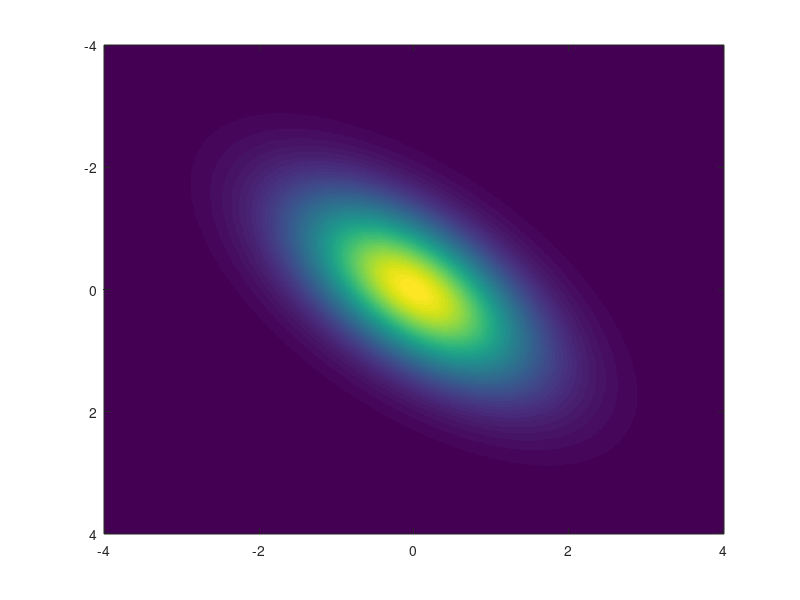

The MATLAB source for this figure: (Note: this script raises an error after producing the figure.)
% testmvnpdf.m
% This script serves as a test and reminder of 1-D or higher-dimension normal (Gaussian) 
% distribution and how to draw random numbers from that PDF.
%
% --For 1-D case, FJS has a function 'y=gauss(x,mu,sigma)' (modified by myself) to compute its PDF 
% from equation. After checking, now it is equivalent to matlab's built-in function 
% 'y = normpdf(x,mu,sigma)'. Furthermore, it is also equal to my own function 
% 'G = gauss_time(N,sigma)' in principle.
% --For 2-D case, FJS has a function 'Z=gauss2(X,Y,stdn,stdm)' to compute its PDF from a
% multiplication of two 1d gaussian, requiring that X and Y are independent and come out of
% meshgrid. Matlab has a built-in to deal with dimensions higher than 1, 'mvnpdf', which is able to 
% deal with a covariance matrix, meaning that all dimensions do not have to independent from each
% other. Accordingly, 'mvnrnd' is to draw ramdom numbers from the PDF, 'mvncdf' is to compute the 
% CDF. But do notice that in 'y = mvnpdf(X,mu,Sigma)', 'Sigma' is the covariance, not the standard
% deviation.
% --Recommend to use 'mvnpdf', 'mvncdf' and 'mvnrnd'.
%
%
% By Chao Song, chaosong@princeton.edu
% First created date:   2022/04/05
% Last modified date:   2022/04/05


clc;
clear;
close all;

%% Design a 2D normal PDF with 'mvnpdf' that has a particular shape

mu = [0 0]; 
% sigma = eye(2).*4;  % 'eye' creates an identity matrix
% sigma = [4 0; 0 1]; % different variance but i.i.d.
% sigma = [1 0.8; 0.8 1]; % off-diagonal is not 0 

cov = 0.4:0.001:0.8;  %possible covariance
for i = 1: length(cov)
  sigma = [1 cov(i); cov(i) 1]; % off-diagonal is not 0 
  
  %obtain eigenvalue and eigenvector, where the sqrt of eigenvalues are the standard deviation of 
  %the principle axes, and the eigenvectors point to the major and minor axis
  [eigvec,eigval] = eig(sigma);  % covariance matrix 'sigma' has to be positive definite!

  %the std of along the principle axes 
  sigmaeig = [sqrt(eigval(1,1)) sqrt(eigval(2,2))];
  ratio(i) = sqrt(eigval(2,2))/sqrt(eigval(1,1));
end

%the ratio closet to desired determines the best covariance, eigenvalue, eigenvector, etc
[~,ind] = min(abs(ratio-2));
ratbst=ratio(ind);
covbst=cov(ind);
sigma = [1 covbst; covbst 1]; % off-diagonal is not 0 
[eigvec,eigval] = eig(sigma);
sigmaeig = [sqrt(eigval(1,1)) sqrt(eigval(2,2))];

for i = 1:2
  angle(i) = atan2d(eigvec(2,i),eigvec(1,i));
end
180+angle(2)

%A matrix is positive definite if it’s symmetric and all its eigenvalues are positive.
%A matrix is positive definite if it’s symmetric and all its pivots are positive.
if sum(diag(eigval)<0)>0
  disp('Sigma is not positive definite!');  
end

%create meshgird
x1 = -4:0.01:4;
x2 = -4:0.01:4;
[X1,X2] = meshgrid(x1,x2);
X = [X1(:) X2(:)];

% use the designed covariance matrix to create the PDF of the 2D normal distribution
y = mvnpdf(X,mu,sigma);
y = reshape(y,length(x2),length(x1));

figure
% surf(x1,x2,y,'EdgeColor','flat'); 
% surf(X1,X2,y,'EdgeColor','flat'); % looks like for x and y, you can either use meshgrid or a vector
imagesc(x1,x2,y); hold on;% substitute for surf, but need to make 'y' axis direction as normal
ax = gca; ax.YDir = 'normal';
% contour(x1,x2,y,'k-');
% caxis(ax,[min(y(:))-0.5*range(y(:)),max(y(:))])
axis equal tight
% xlim(minmax(x1));
% ylim(minmax(x2));
colormap('jet');
xlabel('x1');
ylabel('x2');
c=colorbar;
c.Label.String = 'Probability Density';

%plot 1-sigma, 2-sigma and 3-sigma ellipse
x0 = 0; 
y0 = 0;
semia = sigmaeig(2);  %1-sigma
semib = sigmaeig(1);
angrot = 45;
[x, y] = ellipse_chao(x0,y0,semia,semib,0.01,angrot,[x0,y0]);
plot(x,y,'k-');
semia = 2*sigmaeig(2);  %2-sigma
semib = 2*sigmaeig(1);
[x, y] = ellipse_chao(x0,y0,semia,semib,0.01,angrot,[x0,y0]);
plot(x,y,'k-');
semia = 3*sigmaeig(2);  %3-sigma
semib = 3*sigmaeig(1);
[x, y] = ellipse_chao(x0,y0,semia,semib,0.01,angrot,[x0,y0]);
plot(x,y,'k-');

%plot the eigenvector, ie., major and minor axes direction
plot([0,eigvec(1,1)],[0,eigvec(2,1)],'k-','linew',2);
plot([0,eigvec(1,2)],[0,eigvec(2,2)],'k-','linew',2);

%check if it matches the desired shape of ellipse 
semia = 2;
semib = 1;
[x, y] = ellipse_chao(x0,y0,semia,semib,0.01,angrot,[x0,y0]);
plot(x,y,'w-','linew',2);


%% Draw random numbers from the designed 2D normal PDF with 'mvnrnd'
%%% Note that the drawn numbers has a very high 'resolution' the same as your matlab current
%%% settings, so if you want to bin them, do NOT bin upon pixel, but upon grid point instead.
rng('default')  % For reproducibility
rdnum = mvnrnd(mu,sigma,5000);
scatter(rdnum(:,1), rdnum(:,2),10,[.5 .5 .5],'+');

%% Justify if drawn numbers comply to PDF? 1. plot the density map to see if similar to the data PDF
%%% 1. plot the density map of drawn numbers to see if it is similar to the data PDF
%Obtain the density (count), bin by each pixel (intrinsic resolution)
% density = density_pixel(R(:,1), R(:,2));

%Obtain the density (count), bin by each desired grid point
dx = 0.1;
dy = 0.1;
[density] = density_matrix(rdnum(:,1),rdnum(:,2),minmax(x1),minmax(x2),dx,dy);
emppdf = density;
emppdf(:,3) = emppdf(:,3)/sum(emppdf(:,3))/(dx*dy); % normalize to PDF, ==counts/N_total/area_of_bin
% dx = 0.1;
% dy = 0.1;
% [~,xloc2d,yloc2d,density2d] = density_matrix(R(:,1),R(:,2),minmax(x1),minmax(x2),dx,dy);
% emppdf = density2d;
% emppdf = emppdf/sum(emppdf(:))/(dx*dy); % normalize to PDF, ==counts/N_total/area_of_bin

figure;
hold on
scatter(emppdf(:,1),emppdf(:,2),25,emppdf(:,3),'s','filled'); % use scatter if the density is 1D
% imagesc(minmax(x1),minmax(x2),emppdf); hold on; % use 'imagesc' if the density is 2D matrix
colormap(jet)
c=colorbar;
c.Label.String = 'Probability Density';
caxis([0 max(emppdf(:,3))]);
xlim(minmax(x1));
ylim(minmax(x2));
xlabel('x1');
ylabel('x2');
axis equal tight
box on

%%% An alternative to visualize the PDF is to use 'histogram2', theretically gives the same result 
figure;
hold on
h = histogram2(rdnum(:,1), rdnum(:,2),'BinWidth',[dx dy],'FaceColor','flat','Normalization','pdf');
colormap(jet);
c=colorbar;
c.Label.String = 'Probability Density';
% view(3);
h.DisplayStyle = 'tile';
h.ShowEmptyBins = 'on';
% xlim(minmax(x1));
% ylim(minmax(x2));
xlabel('x1');
ylabel('x2');
box on; grid on;

%% Justify if drawn numbers comply to PDF? 2. obtain the histograms (maybe normalized to PDF estimate)
%%% 2. obtain the histograms (maybe normalized to PDF estimate) along the major and minor axes,
%%% estimate its properties and compare with those of the original PDF
%get the coordinates of the drawn numbers along the major and minor axes, ie. the distance to origin
%in the coordinate system defined by the major and minor axes
[rdnum(:,3), rdnum(:,4)] = coordinate_rot(rdnum(:,1), rdnum(:,2),angle(2));
[muHata,sigmaHata] = normfit(rdnum(:,3));   % along major axis a
synpdfa = normpdf(-5:dx:5,muHata,sigmaHata);
[muHatb,sigmaHatb] = normfit(rdnum(:,4));   % along minor axis b
synpdfb = normpdf(-5:dy:5,muHatb,sigmaHatb);

figure
subplot(121)
histogram(rdnum(:,3),'BinWidth',dx,'Normalization','pdf'); hold on
plot(-5:dx:5,synpdfa,'r-','linew',2);
text(0.1,0.9,sprintf('%.2f',muHata),'Units','normalized','HorizontalAlignment','left',...
  'color','r');
text(0.1,0.8,sprintf('%.2f',sigmaHata),'Units','normalized','HorizontalAlignment','left',...
  'color','r');
text(0.3,0.9,sprintf('%.2f',mu(2)),'Units','normalized','HorizontalAlignment','left');
text(0.3,0.8,sprintf('%.2f',sigmaeig(2)),'Units','normalized','HorizontalAlignment','left');
xlim([-5 5]);
xlabel('Major axis a');
ylabel('Probability Density');

subplot(122)
histogram(rdnum(:,4),'BinWidth',dy,'Normalization','pdf'); hold on
plot(-5:dy:5,synpdfb,'r-','linew',2);
text(0.1,0.9,sprintf('%.2f',muHatb),'Units','normalized','HorizontalAlignment','left',...
  'color','r');
text(0.1,0.8,sprintf('%.2f',sigmaHatb),'Units','normalized','HorizontalAlignment','left',...
  'color','r');
text(0.3,0.9,sprintf('%.2f',mu(1)),'Units','normalized','HorizontalAlignment','left');
text(0.3,0.8,sprintf('%.2f',sigmaeig(1)),'Units','normalized','HorizontalAlignment','left');
xlim([-5 5]);
xlabel('Minor axis b');
ylabel('Probability Density');



